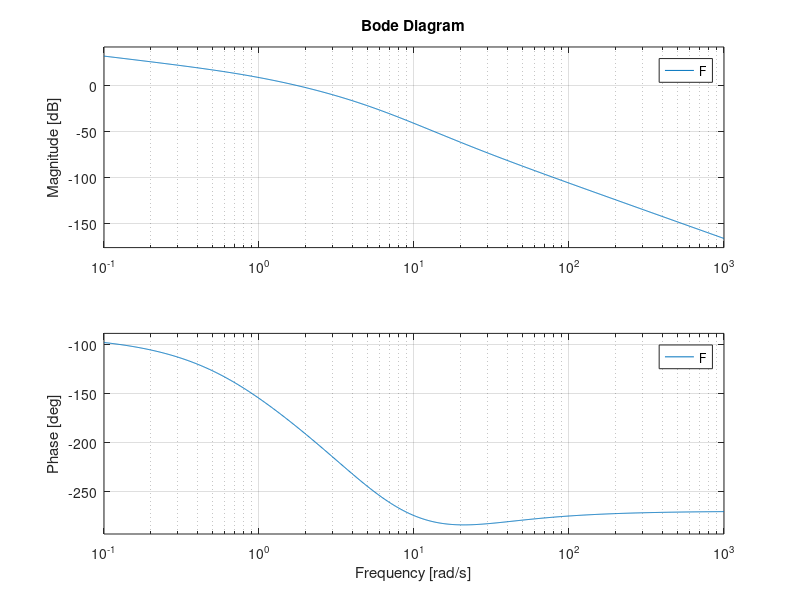
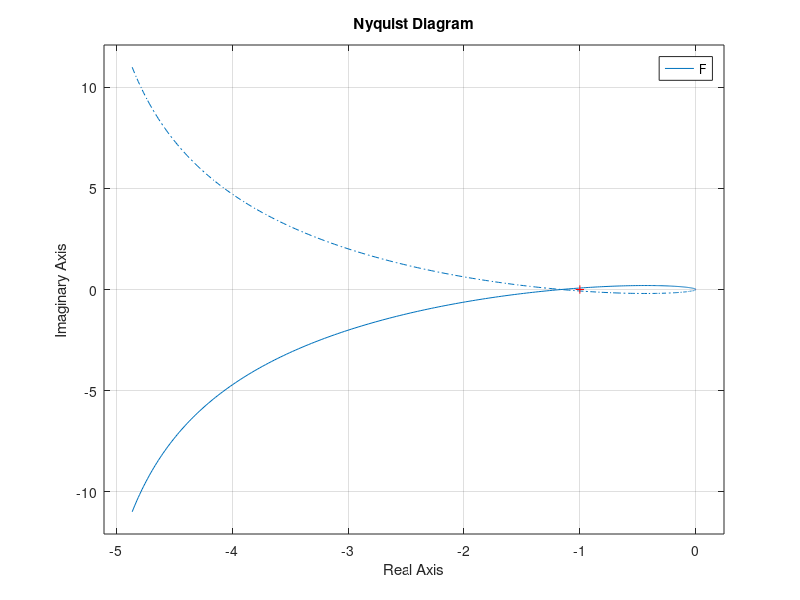
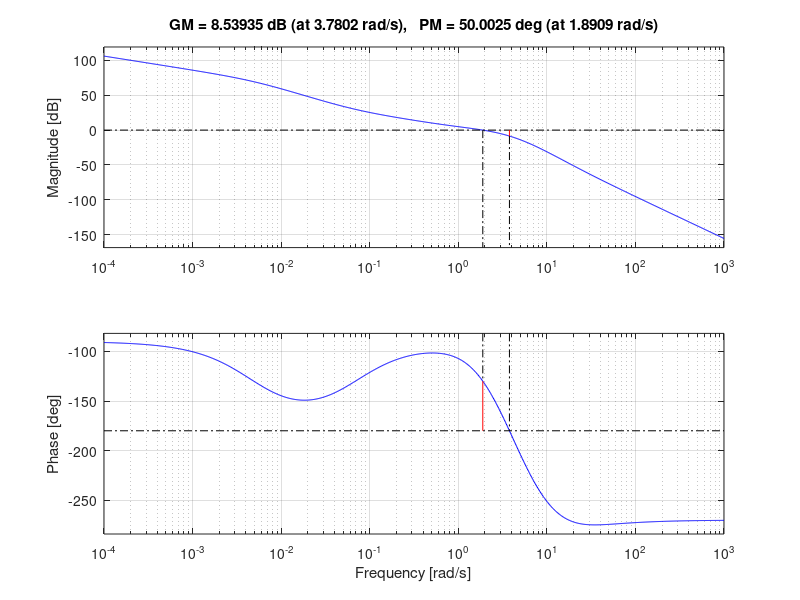
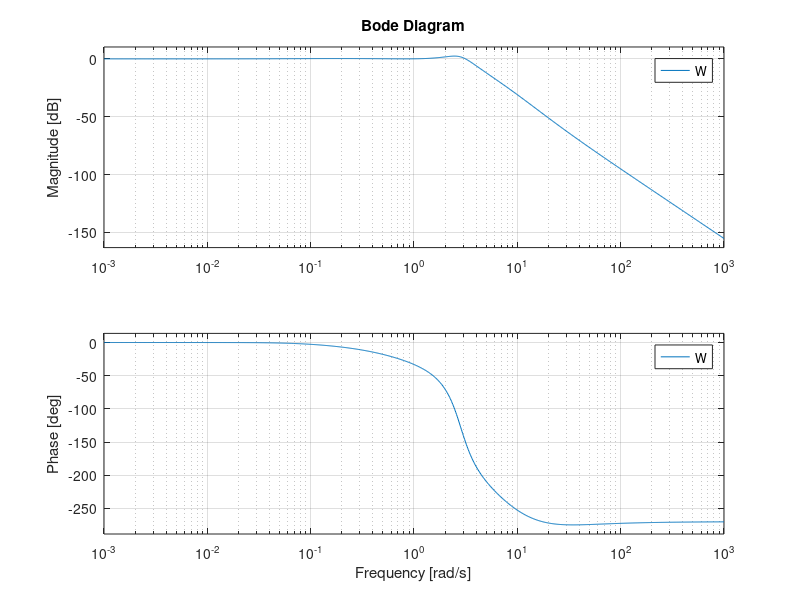

Write MATLAB code to recreate these figures, in order.
clear all, close all

s = tf('s')

Kr = 1

F1 = 5/s
F2 = (s+20)/((s+1)*(s+5)^2)

F = F1*F2;

Kf1 = dcgain(F1)
Kf2 = dcgain(F2)

Kf = dcgain(s*F)

figure, bode(F)
figure, nyquist(F)

Kc = 5;
wc_des = 1.89;

Ga1 = Kc*F
[m_wc_des, f_wc_des] = bode(Ga1, wc_des)


%recupero 60 gradi con due reti da 3

md = 3;
xd = sqrt(md);
taud = xd/wc_des

Rd = (1+taud*s)/(1+taud/md*s)

Ga2 = Ga1*Rd^2

[m_wc_des, f_wc_des] = bode(Ga2, wc_des)

%perdo 13 di modulo con rete attenuatrice

mi = 13.05

figure, bode((1+1/mi*s)/(1+s))

xi = 375
taui = xi/wc_des

Ri = (1+taui/mi*s)/(1+taui*s)

Ga3 = Ga2*Ri

margin(Ga3)

C = Kc*Rd^2*Ri
Ga = C*F

W = feedback(Ga, 1)

figure, bode(W)
figure, step(W)